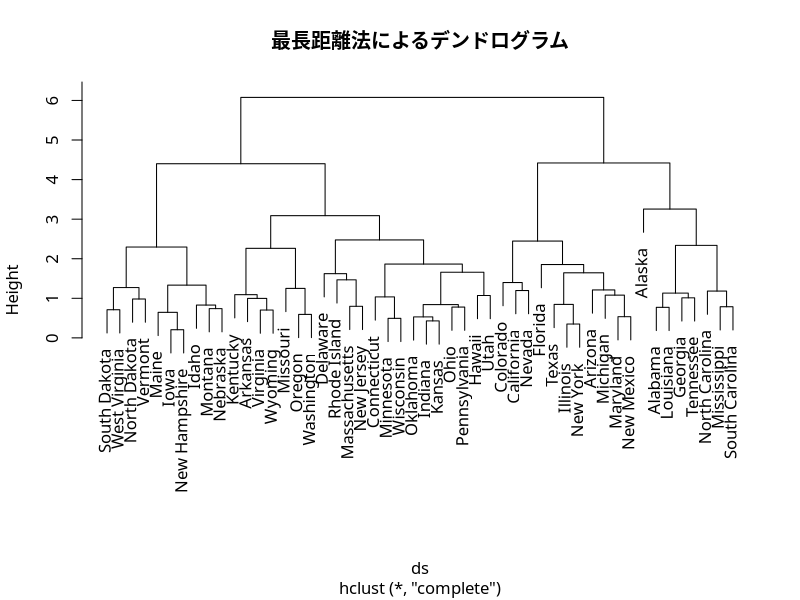
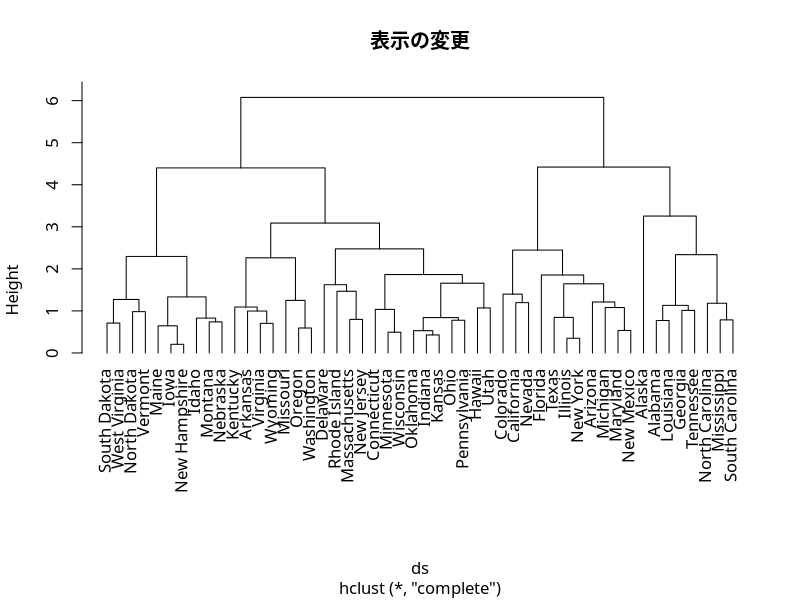
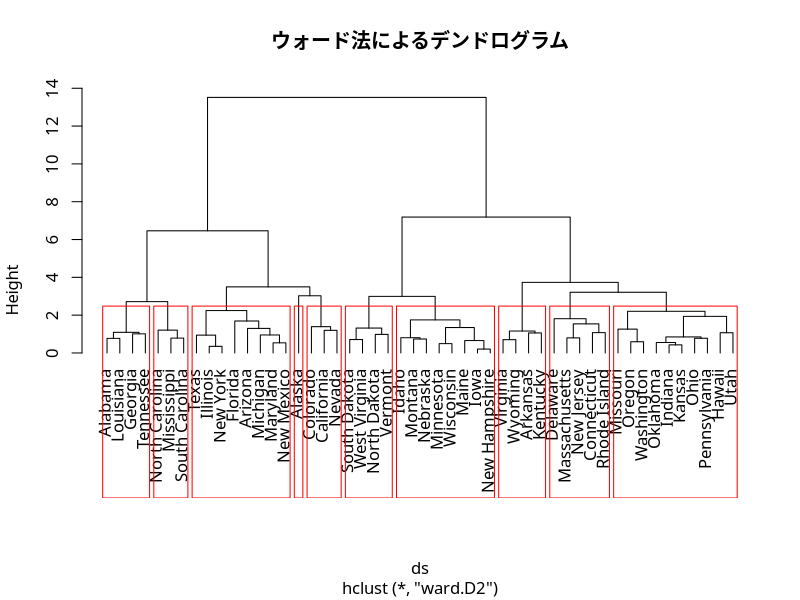
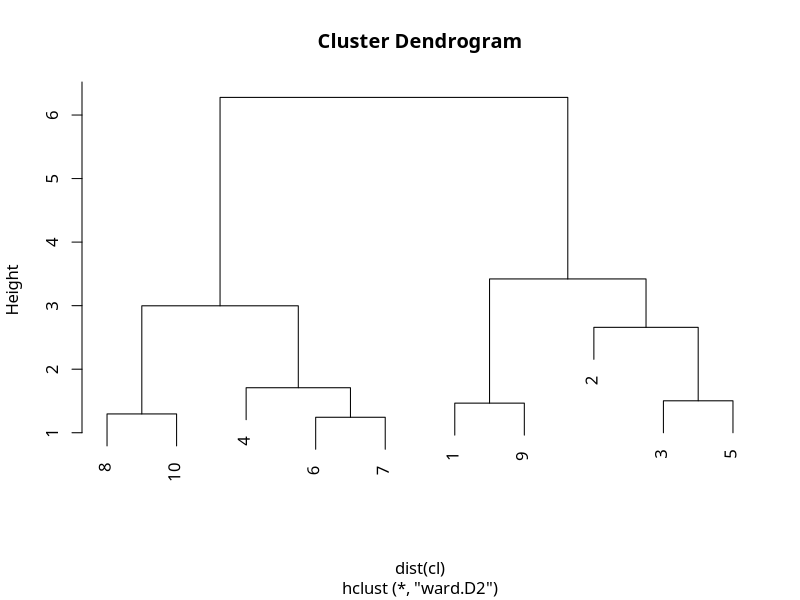

Write R code to recreate these figures, in order.
### クラスタ分析の例
### - Violent Crime Rates by US State

## データの読み込み ("datasets::USArrests"を用いる)
data(USArrests) # データの読み込み

## データの内容を確認
help(USArrests)     # 内容の詳細を表示
## print(USArrests)    # 全データの表示
head(USArrests,n=5) # 最初の5個を表示
## tail(USArrests,n=5) # 最後の5個を表示

## 距離の計算
d <- dist(USArrests) # 標準はユークリッド距離
class(d)             # オブジェクトクラスの確認
## print(d)             # 計算した距離行列の表示
## dist class から行列への変換
dmat <- as.matrix(d)
dmat[1:5,1:5] # 一部のみ表示
## 行列から dist class への変換 (下三角行列)
as.dist(dmat[1:5,1:5]) 

## マンハッタン距離の計算
dm <- dist(USArrests,method='manhattan')
as.matrix(dm)[1:5,1:5]

## 正規化(平均0,分散1)したユークリッド距離の計算
ds <- dist(scale(USArrests))
as.matrix(ds)[1:5,1:5]

## 最長距離法による階層的クラスタリング: 図(a)
hc <- hclust(ds) # クラスタリング
par(family="HiraMaruProN-W4") # 日本語フォントの指定
plot(hc,main="最長距離法によるデンドログラム") # デンドログラムの表示
## デンドログラムの表示変更: 図(b)
plot(hc,hang=-1,main="表示の変更")

## ウォード法による階層的クラスタリング: 図(c)
hc <- hclust(ds,method="ward.D2") # method の指定
plot(hc,hang=-1,main="ウォード法によるデンドログラム")
## デンドログラムに基づくグループ分け
rect.hclust(hc,k=10,border='red') # 10個のグループに分ける
(grp <- cutree(hc, k=10))         # 各データの属するグループ

## グループごとのデンドログラム: 図(d)
cl <- NULL # 空の配列を用意する
for(k in 1:10){
    cl <- rbind(cl, colMeans(scale(USArrests)[grp==k,,drop=F]))
}
cl         # 10グループのデータ(平均値)にまとめたもの
plot(hclust(dist(cl),method="ward.D2",
            members=table(grp))) # グループ内の個数を指定
